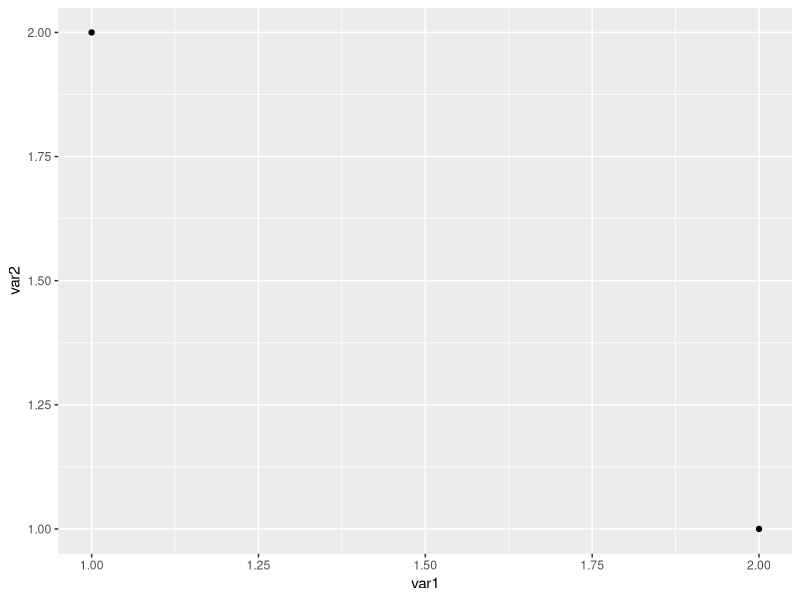
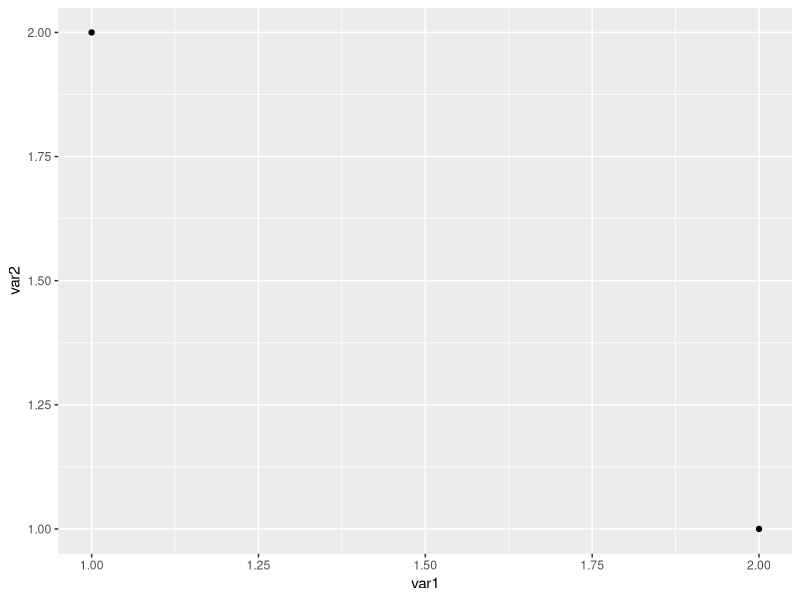
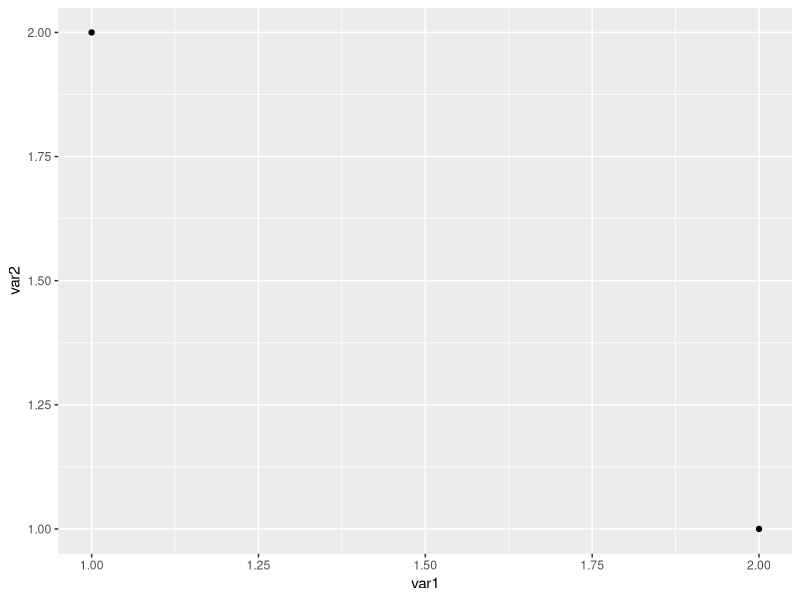

The R source for these figures, in order: (Note: this script raises an error after producing the figures.)
## ---- chunk 1
knitr::opts_chunk$set(echo = TRUE)

# set working directory to the location of the script
knitr::opts_knit$set(root.dir = getwd())

# load packages
library(knitr)
library(tidyverse)
library(dplyr)
library(ggplot2)
library(patchwork)
## ---- chunk 2

# print versions
sessionInfo()

## ---- chunk 3
# read as a tibble
data <- read_csv("data/data.csv")

# print the dimensions of the table for reference
dim(data)
## ---- chunk 4
plot <- data %>% 
  ggplot(aes(x=var1, y=var2)) + 
  geom_point()

plot
## ---- chunk 5

# store figure files in a '/figs' subdir to keep things clean

ggsave(height=6, width=9, file="figs/fig1.pdf")
ggsave(height=6, width=9, file="figs/fig1.png")

## ---- chunk 6

# create table
table1 <- data %>% group_by(var1) %>% count()

# print table in human redable format
table1 %>% kable()

# write table to file
write.csv(table1, file="tables/table1.csv", row.names=F)

